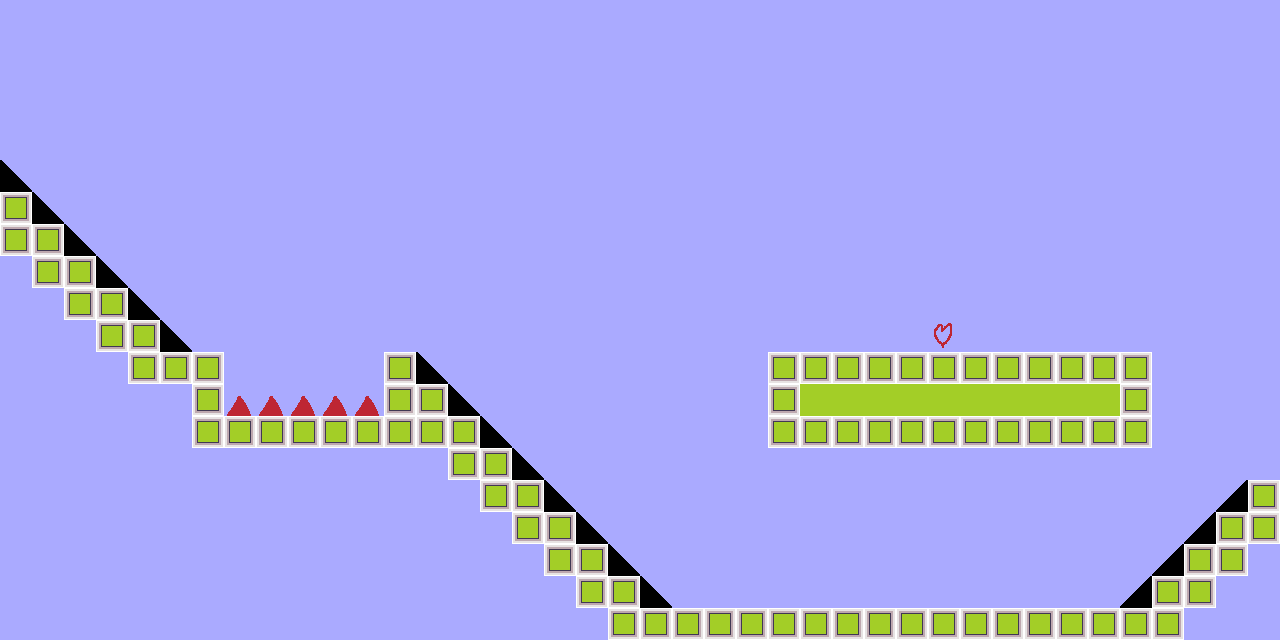

This is a level from a 2D game, rendered from its Tiled map with the project's own tilesets. A one-line summary and the complete map file follow:
An orthogonal 40x20 tile map with 32x32 px tiles, 1 tile layer (Tile Layer 1).

<map version="1.0" orientation="orthogonal" renderorder="right-down" width="40" height="20" tilewidth="32" tileheight="32" backgroundcolor="#aaaaff" nextobjectid="1">
 <properties>
  <property name="HasCheckpoint" value="0" />
  <property name="MaxY" value="4" />
  <property name="RightExitMaxY" value="14" />
 </properties>
 <tileset firstgid="1" name="Tileset" tilewidth="32" tileheight="32">
  <image source="TiledTileset.png" trans="ff00ff" width="320" height="160" />
 </tileset>
 <layer name="Tile Layer 1" width="40" height="20">
  <data encoding="csv">
0,0,0,0,0,0,0,0,0,0,0,0,0,0,0,0,0,0,0,0,0,0,0,0,0,0,0,0,0,0,0,0,0,0,0,0,0,0,0,0,
0,0,0,0,0,0,0,0,0,0,0,0,0,0,0,0,0,0,0,0,0,0,0,0,0,0,0,0,0,0,0,0,0,0,0,0,0,0,0,0,
0,0,0,0,0,0,0,0,0,0,0,0,0,0,0,0,0,0,0,0,0,0,0,0,0,0,0,0,0,0,0,0,0,0,0,0,0,0,0,0,
0,0,0,0,0,0,0,0,0,0,0,0,0,0,0,0,0,0,0,0,0,0,0,0,0,0,0,0,0,0,0,0,0,0,0,0,0,0,0,0,
0,0,0,0,0,0,0,0,0,0,0,0,0,0,0,0,0,0,0,0,0,0,0,0,0,0,0,0,0,0,0,0,0,0,0,0,0,0,0,0,
41,0,0,0,0,0,0,0,0,0,0,0,0,0,0,0,0,0,0,0,0,0,0,0,0,0,0,0,0,0,0,0,0,0,0,0,0,0,0,0,
12,41,0,0,0,0,0,0,0,0,0,0,0,0,0,0,0,0,0,0,0,0,0,0,0,0,0,0,0,0,0,0,0,0,0,0,0,0,0,0,
12,12,41,0,0,0,0,0,0,0,0,0,0,0,0,0,0,0,0,0,0,0,0,0,0,0,0,0,0,0,0,0,0,0,0,0,0,0,0,0,
0,12,12,41,0,0,0,0,0,0,0,0,0,0,0,0,0,0,0,0,0,0,0,0,0,0,0,0,0,0,0,0,0,0,0,0,0,0,0,0,
0,0,12,12,41,0,0,0,0,0,0,0,0,0,0,0,0,0,0,0,0,0,0,0,0,0,0,0,0,0,0,0,0,0,0,0,0,0,0,0,
0,0,0,12,12,41,0,0,0,0,0,0,0,0,0,0,0,0,0,0,0,0,0,0,0,0,0,0,0,6,0,0,0,0,0,0,0,0,0,0,
0,0,0,0,12,12,12,0,0,0,0,0,12,41,0,0,0,0,0,0,0,0,0,0,12,12,12,12,12,12,12,12,12,12,12,12,0,0,0,0,
0,0,0,0,0,0,12,32,32,32,32,32,12,12,41,0,0,0,0,0,0,0,0,0,12,11,11,11,11,11,11,11,11,11,11,12,0,0,0,0,
0,0,0,0,0,0,12,12,12,12,12,12,12,12,12,41,0,0,0,0,0,0,0,0,12,12,12,12,12,12,12,12,12,12,12,12,0,0,0,0,
0,0,0,0,0,0,0,0,0,0,0,0,0,0,12,12,41,0,0,0,0,0,0,0,0,0,0,0,0,0,0,0,0,0,0,0,0,0,0,0,
0,0,0,0,0,0,0,0,0,0,0,0,0,0,0,12,12,41,0,0,0,0,0,0,0,0,0,0,0,0,0,0,0,0,0,0,0,0,44,12,
0,0,0,0,0,0,0,0,0,0,0,0,0,0,0,0,12,12,41,0,0,0,0,0,0,0,0,0,0,0,0,0,0,0,0,0,0,44,12,12,
0,0,0,0,0,0,0,0,0,0,0,0,0,0,0,0,0,12,12,41,0,0,0,0,0,0,0,0,0,0,0,0,0,0,0,0,44,12,12,0,
0,0,0,0,0,0,0,0,0,0,0,0,0,0,0,0,0,0,12,12,41,0,0,0,0,0,0,0,0,0,0,0,0,0,0,44,12,12,0,0,
0,0,0,0,0,0,0,0,0,0,0,0,0,0,0,0,0,0,0,12,12,12,12,12,12,12,12,12,12,12,12,12,12,12,12,12,12,0,0,0
</data>
 </layer>
</map>
